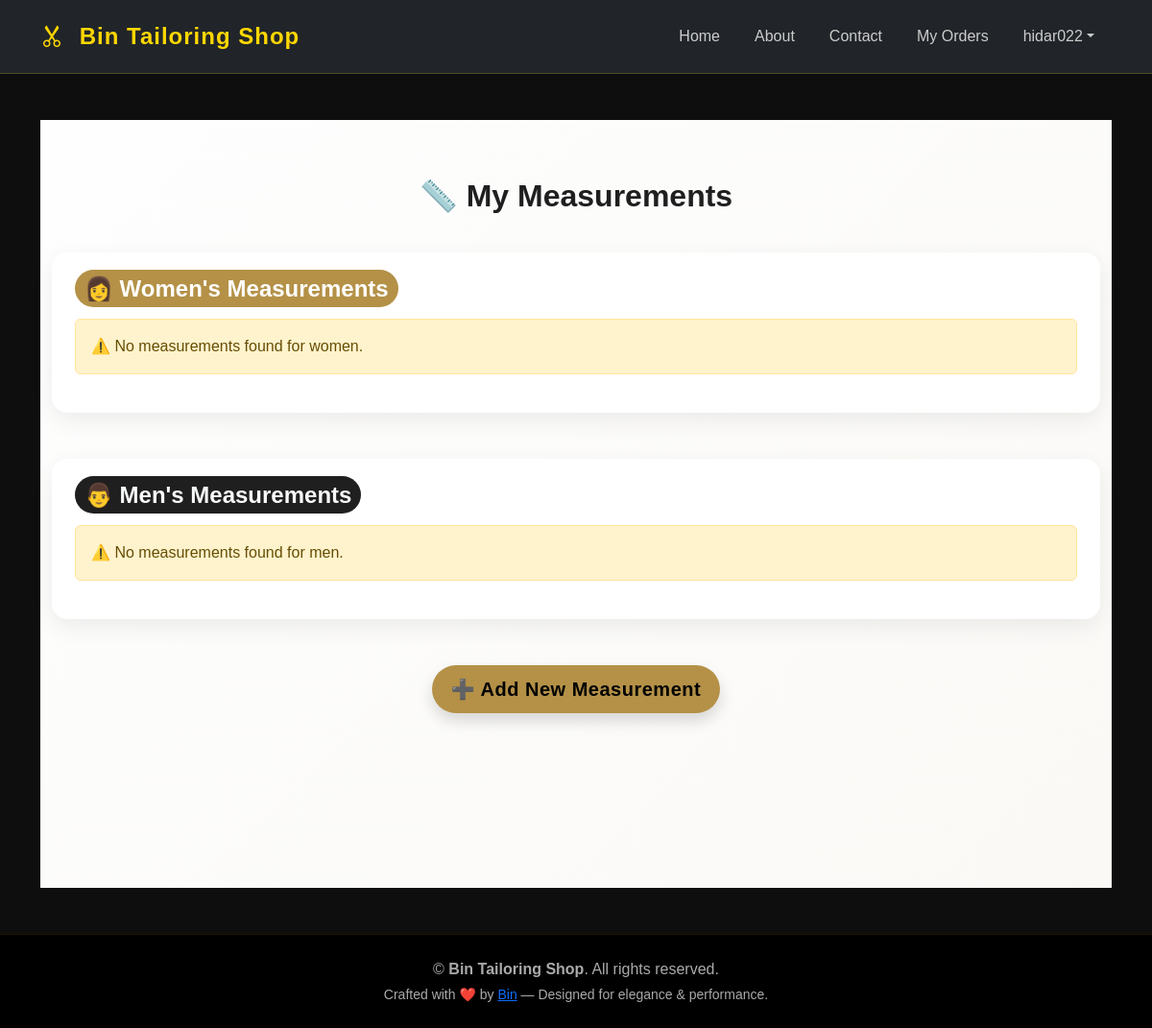
/my-measurements/ (signed in), run on an earlier commit of the app's database.
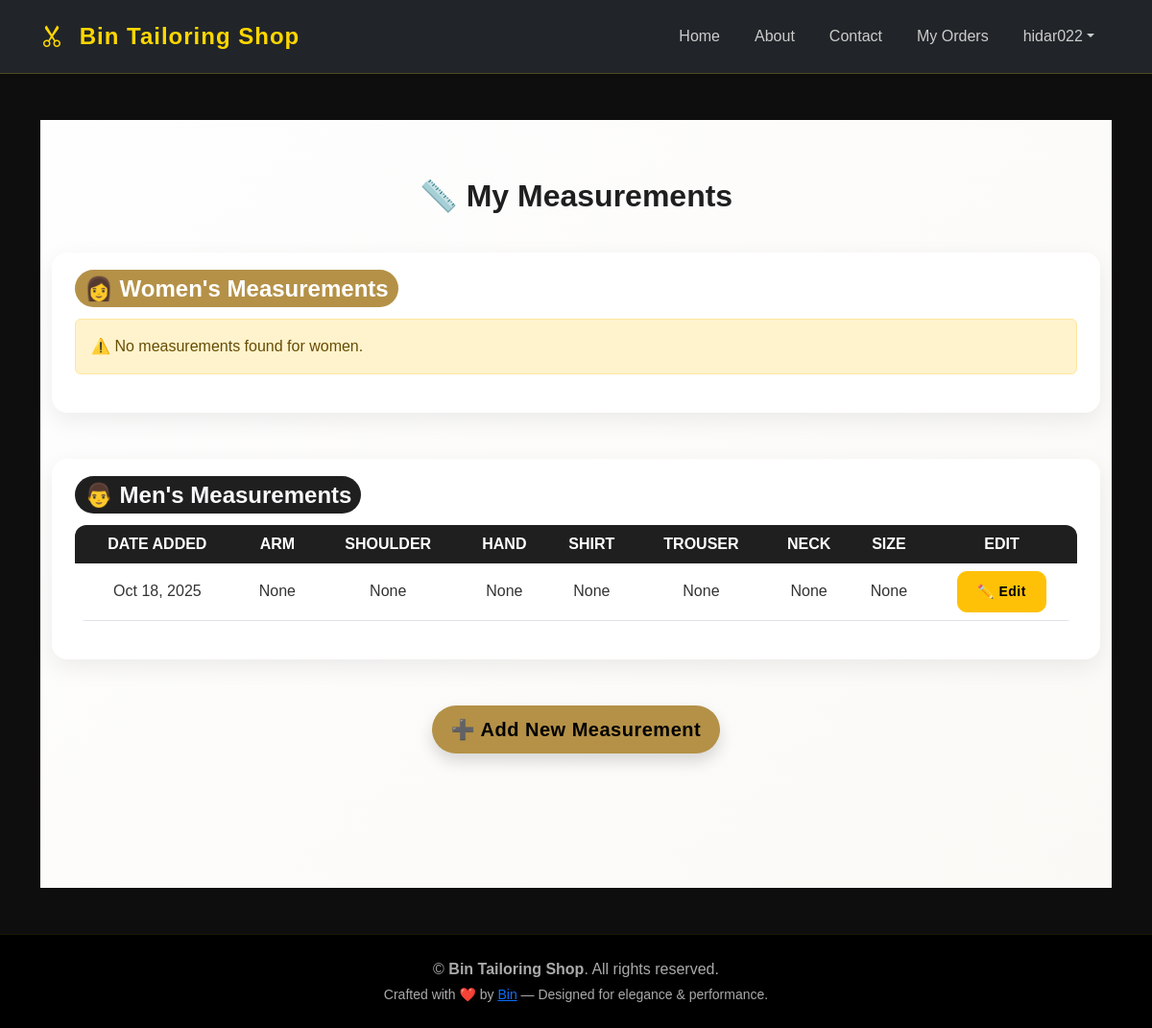
And on a later commit of the database.
### main_app/models.py (models this page shows, shortened)
class Measurement(models.Model):
    GENDER_CHOICES = [
        ('male', "Men's"),
        ('female', "Women's"),
    ]
    user = models.ForeignKey(User, on_delete=models.CASCADE)
    gender = models.CharField(max_length=10, choices=GENDER_CHOICES, default='male')
    height = models.FloatField(null=True, blank=True, help_text="Full body height")
    chest = models.FloatField(null=True, blank=True)
    waist = models.FloatField(null=True, blank=True)
    hips = models.FloatField(null=True, blank=True)
    arm_length = models.FloatField(null=True, blank=True)
    bust = models.FloatField(null=True, blank=True)
    shoulder = models.FloatField(null=True, blank=True)
    hand = models.FloatField(null=True, blank=True)
    shirt_length = models.FloatField(null=True, blank=True)
    trouser_length = models.FloatField(null=True, blank=True)
    neck_size = models.FloatField(null=True, blank=True)
    shirt_size = models.FloatField(null=True, blank=True)
    date_added = models.DateTimeField(auto_now_add=True)

### main_app/views.py (the view)
# urls.py: path('my-measurements/', views.my_measurements, name='my_measurements'),
@login_required
def my_measurements(request):
    female_measurements = Measurement.objects.filter(user=request.user, gender="female").order_by("-date_added")
    male_measurements = Measurement.objects.filter(user=request.user, gender="male").order_by("-date_added")
    show_gender = request.GET.get("show", None)
    context = {
        "female_measurements": female_measurements,
        "male_measurements": male_measurements,
        "show_gender": show_gender,
    }
    return render(request, "my_measurements.html", context)

### main_app/templates/my_measurements.html (shortened to what this page needs)
{% extends 'base.html' %}
{% block content %}
<div class="measurement-bg">
  <div class="container">
    <h2 class="measurement-title">📏 My Measurements</h2>
    <div class="table-card p-4 mb-5">
      <h4 class="text-gold mb-3"><span class="badge-female">👩 Women's Measurements</span></h4>
      {% if female_measurements %}
        <div class="table-responsive">
          <table class="table text-center align-middle">
            <thead>
              <tr>
                <th>Date Added</th>
                <th>Height</th>
                <th>Chest</th>
                <th>Waist</th>
                <th>Hips</th>
                <th>Arm</th>
                <th>Bust</th>
                <th>Edit</th>
              </tr>
            </thead>
            <tbody>
              {% for m in female_measurements %}
                <tr>
                  <td>{{ m.date_added|date:"M d, Y" }}</td>
                  <td>{{ m.height }}</td>
                  <td>{{ m.chest }}</td>
                  <td>{{ m.waist }}</td>
                  <td>{{ m.hips }}</td>
                  <td>{{ m.arm_length }}</td>
                  <td>{{ m.bust }}</td>
                  <td><a href="{% url 'edit_measurement' m.id %}" class="btn btn-sm btn-warning">✏️ Edit</a></td>
                </tr>
              {% endfor %}
            </tbody>
          </table>
        </div>
      {% else %}
        <div class="alert alert-warning mt-3">⚠️ No measurements found for women.</div>
      {% endif %}
    </div>
    <div class="table-card p-4 mb-4">
      <h4 class="text-dark mb-3"><span class="badge-male">👨 Men's Measurements</span></h4>
      {% if male_measurements %}
        <div class="table-responsive">
          <table class="table text-center align-middle">
            <thead>
              <tr>
                <th>Date Added</th>
                <th>Arm</th>
                <th>Shoulder</th>
                <th>Hand</th>
                <th>Shirt</th>
                <th>Trouser</th>
                <th>Neck</th>
                <th>Size</th>
                <th>Edit</th>
              </tr>
            </thead>
            <tbody>
              {% for m in male_measurements %}
                <tr>
                  <td>{{ m.date_added|date:"M d, Y" }}</td>
                  <td>{{ m.arm_length }}</td>
                  <td>{{ m.shoulder }}</td>
                  <td>{{ m.hand }}</td>
                  <td>{{ m.shirt_length }}</td>
                  <td>{{ m.trouser_length }}</td>
                  <td>{{ m.neck_size }}</td>
                  <td>{{ m.shirt_size }}</td>
                  <td><a href="{% url 'edit_measurement' m.id %}" class="btn btn-sm btn-warning">✏️ Edit</a></td>
                </tr>
              {% endfor %}
            </tbody>
          </table>
        </div>
      {% else %}
        <div class="alert alert-warning mt-3">⚠️ No measurements found for men.</div>
      {% endif %}
    </div>
    <div class="text-center mt-5">
      <a href="{% url 'add_measurements' %}" class="btn btn-primary btn-lg shadow">
        ➕ Add New Measurement
      </a>
    </div>
  </div>
</div>
{% endblock %}

### main_app/templates/base.html (shortened to what this page needs)
{% load static %}
<!DOCTYPE html>
<html lang="en">
<head>
  <link href="https://cdn.jsdelivr.net/npm/bootstrap@5.3.3/dist/css/bootstrap.min.css" rel="stylesheet">
  <link href="https://cdn.jsdelivr.net/npm/bootstrap-icons@1.11.3/font/bootstrap-icons.css" rel="stylesheet">
  <link rel="stylesheet" href="https://cdnjs.cloudflare.com/ajax/libs/animate.css/4.1.1/animate.min.css"/>
  <link rel="stylesheet" href="{% static 'css/styles.css' %}">
</head>
<body>
 <nav class="navbar navbar-expand-lg navbar-dark bg-dark shadow-sm sticky-top">
    <div class="container">
      <a class="navbar-brand" href="{% url 'home' %}">
        <i class="bi bi-scissors me-2"></i> Bin Tailoring Shop
      </a>
      <div class="collapse navbar-collapse justify-content-end" id="navbarNav">
        <ul class="navbar-nav align-items-center">
          <li class="nav-item"><a class="nav-link" href="{% url 'home' %}">Home</a></li>
          <li class="nav-item"><a class="nav-link" href="{% url 'about' %}">About</a></li>
          <li class="nav-item"><a class="nav-link" href="{% url 'contact' %}">Contact</a></li>
          {% if user.is_authenticated %}
            <li class="nav-item"><a class="nav-link" href="{% url 'my_orders' %}">My Orders</a></li>
            <li class="nav-item dropdown">
              <a class="nav-link dropdown-toggle" href="#" data-bs-toggle="dropdown">{{ user.username }}</a>
            </li>
          {% else %}
            <li class="nav-item"><a class="btn btn-glow ms-3" href="{% url 'login' %}">Login</a></li>
          {% endif %}
        </ul>
      </div>
    </div>
  </nav>
{% block full_content %}
  <main class="container my-5">
    {% block content %}{% endblock %}
  </main>
{% endblock %}
  <footer class="py-4 text-center mt-auto">
    <div class="container">
      <p class="mb-1">&copy; {{ now|date:"Y" }} <strong>Bin Tailoring Shop</strong>. All rights reserved.</p>
      <p class="small">
        Crafted with ❤️ by <a href="#">Bin</a> — Designed for elegance & performance.
      </p>
    </div>
  </footer>
</body>
</html>

### main_app/templates/static/css/styles.css (style rules this page uses)
body { font-family: 'Poppins', sans-serif; background: #0e0e0e; color: #eee; margin: 0; overflow-x: hidden; }
.navbar { background: rgba(0, 0, 0, 0.9); padding: 15px 0; border-bottom: 1px solid rgba(255, 215, 0, 0.2); }
.navbar-brand { color: gold !important; font-weight: 700; font-size: 1.5rem; letter-spacing: 1px; }
.navbar-dark .navbar-nav .nav-link { color: #ccc !important; margin: 0 10px; transition: all 0.3s ease; }
.btn { border-radius: 30px; font-weight: 600; letter-spacing: 0.5px; padding: 10px 20px; transition: all 0.3s ease; }
.btn-primary { background: gold; border: none; color: #000; }
.table { background: rgba(255, 255, 255, 0.05); color: #fff; border-radius: 12px; overflow: hidden; }
.table th { background: rgba(255, 215, 0, 0.1); color: gold; text-transform: uppercase; }
.table td { vertical-align: middle; }
footer { background: #000; color: #aaa; text-align: center; padding: 20px; margin-top: 60px; border-top: 1px solid rgba(255, 215, 0, 0.1); }
footer p { margin: 0; }

### main_app/templates/my_measurements.html (style rules this page uses)
.measurement-bg { background: linear-gradient(135deg, #fefefe, #faf9f6); min-height: 100vh; padding: 60px 0; }
.measurement-title { text-align: center; font-weight: 700; color: #1f1f1f; margin-bottom: 40px; animation: fadeInDown 0.8s ease both; }
.table-card { background: #fff; border-radius: 16px; box-shadow: 0 8px 25px rgba(0,0,0,0.07); transition: all 0.3s ease; animation: fadeInUp 0.8s ease both; }
.table th { background: #1f1f1f !important; color: #fff; font-weight: 600; border: none; }
.table td { vertical-align: middle; color: #333; }
.badge-male { background-color: #1f1f1f; color: #f8f9fa; padding: 6px 10px; border-radius: 50px; font-weight: 600; }
.badge-female { background-color: #b49147; color: #fff; padding: 6px 10px; border-radius: 50px; font-weight: 600; }
.btn-primary { background-color: #b49147; border: none; border-radius: 50px; padding: 10px 20px; font-weight: 600; transition: all 0.3s ease; }
.btn-warning { border-radius: 10px; font-weight: 600; }

What changed in the data, as far as the page shows it:
added Measurement: date_added "Oct 18, 2025", arm_length "None", shoulder "None", hand "None", shirt_length "None", trouser_length "None", neck_size "None", shirt_size "None"
Also different on the page:
text no longer shown: "⚠️ No measurements found for men."
text now shown: "DATE ADDED ARM SHOULDER HAND SHIRT TROUSER NECK SIZE EDIT"
